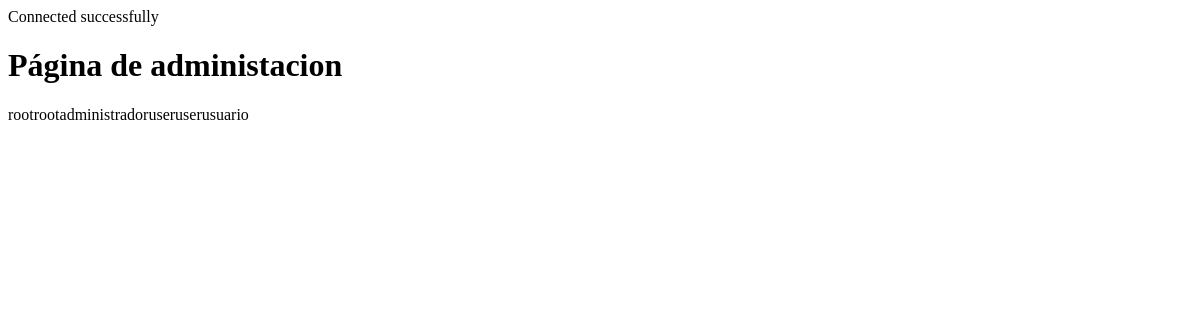
Before: /adminpage.php with the older database file.
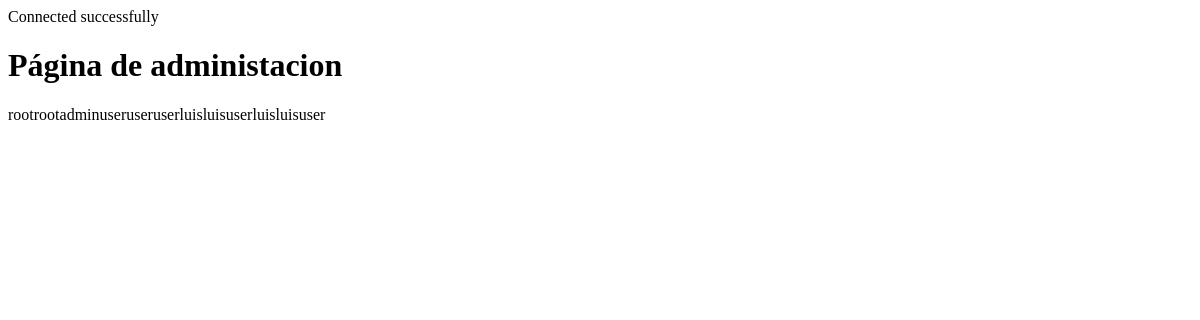
After: the same page with the newer database file.
### tables this page shows
CREATE TABLE `users` (
  `id` int(11) NOT NULL,
  `username` varchar(100) NOT NULL,
  `password` varchar(100) NOT NULL,
  `role` varchar(100) NOT NULL DEFAULT 'user'
);

### adminpage.php (the view, shortened to what this page needs)
<!DOCTYPE html>
<html lang="es">
<head>
</head>
<body>
    <?php
    include("conexion.php");
    echo "<h1>Página de administacion</h1>";
    $sql = "select * from users";
    $result = $conn->query($sql);
    while ($row = $result->fetch_assoc()) {
        echo $row['username'];
        echo $row['password'];
        echo $row['role'];
    }
    ?>
</body>
</html>

### conexion.php (shortened to what this page needs)
<?php
echo "Connected successfully";
?>

Changed rows visible on the page:
changed users "root": role "administrador" → "admin"
changed users (number 2 of 4 on the later page): role "usuario" → "user"
added users: username "luis", password "luis", role "user"
added users: username "luis", password "luis", role "user"
